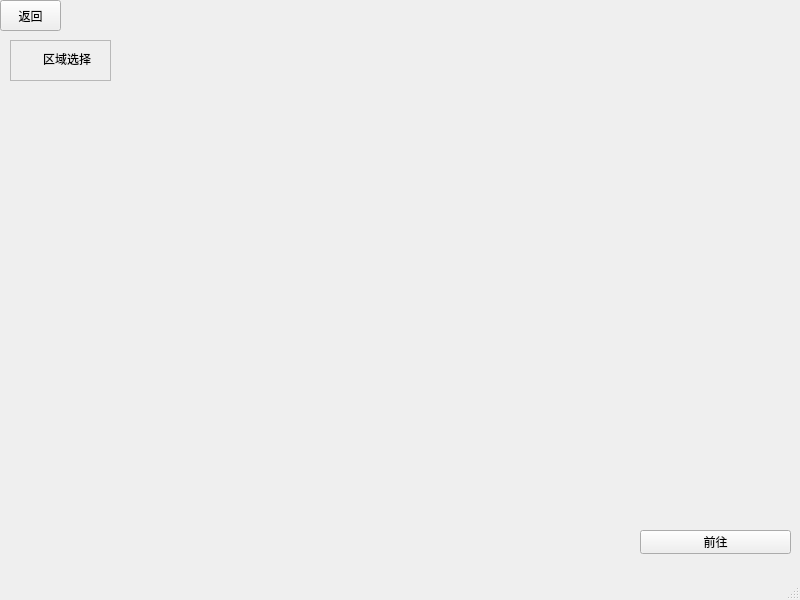
<?xml version="1.0" encoding="UTF-8"?>
<ui version="4.0">
 <class>MainWindow</class>
 <widget class="QMainWindow" name="MainWindow">
  <property name="geometry">
   <rect>
    <x>0</x>
    <y>0</y>
    <width>800</width>
    <height>600</height>
   </rect>
  </property>
  <property name="windowTitle">
   <string>MainWindow</string>
  </property>
  <widget class="QWidget" name="centralwidget">
   <widget class="QWidget" name="pro" native="true">
    <property name="geometry">
     <rect>
      <x>10</x>
      <y>80</y>
      <width>101</width>
      <height>481</height>
     </rect>
    </property>
   </widget>
   <widget class="QPushButton" name="pushButton">
    <property name="geometry">
     <rect>
      <x>0</x>
      <y>0</y>
      <width>61</width>
      <height>31</height>
     </rect>
    </property>
    <property name="text">
     <string>返回</string>
    </property>
    <property name="iconSize">
     <size>
      <width>51</width>
      <height>31</height>
     </size>
    </property>
   </widget>
   <widget class="QFrame" name="frame">
    <property name="geometry">
     <rect>
      <x>10</x>
      <y>40</y>
      <width>101</width>
      <height>41</height>
     </rect>
    </property>
    <property name="frameShape">
     <enum>QFrame::StyledPanel</enum>
    </property>
    <property name="frameShadow">
     <enum>QFrame::Raised</enum>
    </property>
    <widget class="QLabel" name="label_2">
     <property name="geometry">
      <rect>
       <x>33</x>
       <y>10</y>
       <width>61</width>
       <height>16</height>
      </rect>
     </property>
     <property name="text">
      <string>区域选择</string>
     </property>
     <property name="textFormat">
      <enum>Qt::RichText</enum>
     </property>
    </widget>
    <widget class="QLabel" name="label">
     <property name="geometry">
      <rect>
       <x>10</x>
       <y>10</y>
       <width>16</width>
       <height>16</height>
      </rect>
     </property>
     <property name="text">
      <string/>
     </property>
    </widget>
   </widget>
   <widget class="QLabel" name="pic">
    <property name="geometry">
     <rect>
      <x>120</x>
      <y>20</y>
      <width>661</width>
      <height>491</height>
     </rect>
    </property>
    <property name="text">
     <string/>
    </property>
   </widget>
   <widget class="QLabel" name="tip">
    <property name="geometry">
     <rect>
      <x>213</x>
      <y>500</y>
      <width>441</width>
      <height>51</height>
     </rect>
    </property>
    <property name="text">
     <string/>
    </property>
   </widget>
   <widget class="QPushButton" name="go">
    <property name="geometry">
     <rect>
      <x>640</x>
      <y>530</y>
      <width>151</width>
      <height>24</height>
     </rect>
    </property>
    <property name="text">
     <string>前往</string>
    </property>
   </widget>
  </widget>
  <widget class="QMenuBar" name="menubar">
   <property name="geometry">
    <rect>
     <x>0</x>
     <y>0</y>
     <width>800</width>
     <height>22</height>
    </rect>
   </property>
  </widget>
  <widget class="QStatusBar" name="statusbar"/>
 </widget>
 <resources>
  <include location="res.qrc"/>
 </resources>
 <connections/>
</ui>
